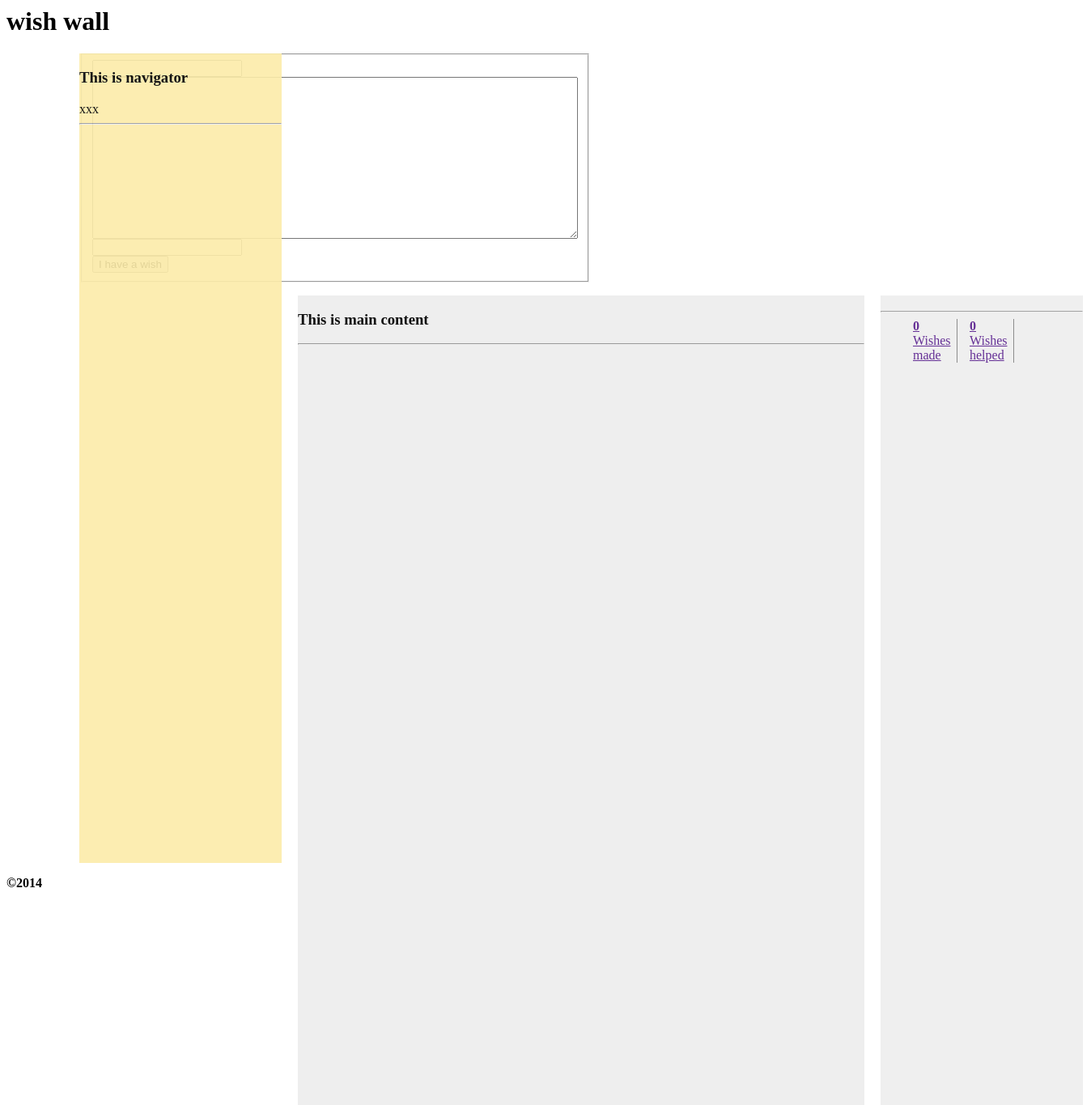
The page /WishWall/index.php/wishwall/wall on the database as committed earlier.
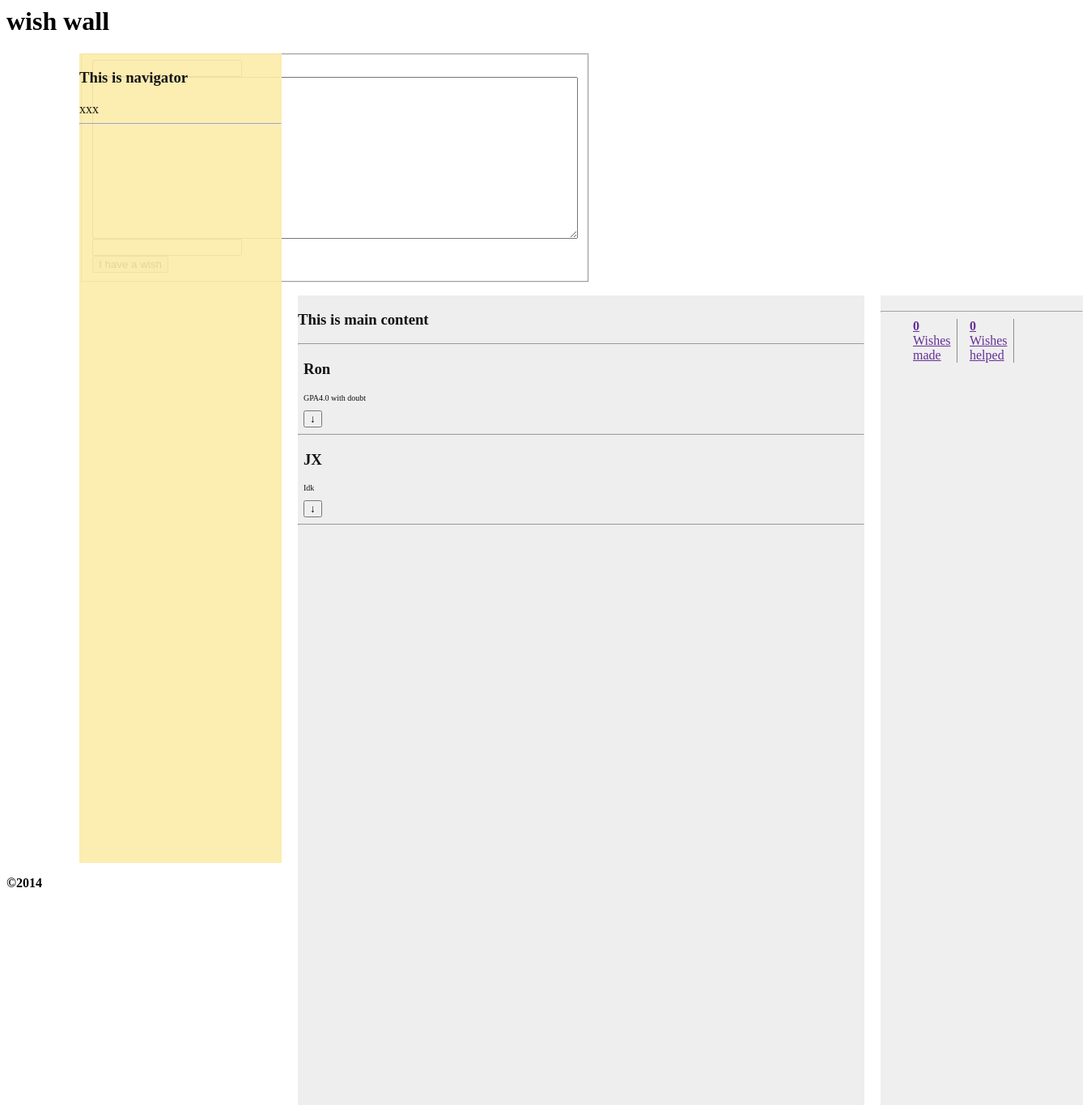
The same page on the database as committed later.
### tables this page shows
CREATE TABLE `Wishes` (
  `WishID` int(11) NOT NULL AUTO_INCREMENT,
  `Date` date NOT NULL,
  `Title` varchar(20) NOT NULL,
  `Description` text NOT NULL,
  `ExpireDate` date NOT NULL,
  `WishMaker` int(11) DEFAULT NULL,
  `WishHelper` int(11) DEFAULT NULL,
  `Status` int(11) NOT NULL,
  PRIMARY KEY (`WishID`),
  KEY `WishMaker` (`WishMaker`),
  KEY `WishHelper` (`WishHelper`)
);

### WishWall/application/controllers/wishWall.php (called while the page is built, shortened)
<?php if ( ! defined('BASEPATH')) exit('No direct script access allowed');
class WishWall extends CI_Controller {
	public function __construct()
	{
		$this->load->model('UserManager');
		$this->load->model('WishManager');
	}
	public function wall()
	{
		$wishManager = WishManager::getInstance();
		$this->load->library('pagination');
		$this->load->helper('url');
	    $config['per_page'] = 3;
	    $wishes = $wishManager->getAllWishes($config['per_page'], $this->uri->segment(3));
	    $mainContent['wishes'] = $wishes;
		$header['title'] = 'wish wall';
		$this->load->view('templates/header.php',$header);
		$this->load->view('templates/navigator.php');
		$this->load->view('templates/newWish.php');
		$this->load->view('templates/mainContent.php', $mainContent);
		$this->load->view('templates/profile');
		$this->load->view('templates/footer.php');
	}
}

### WishWall/index.php (called while the page is built, shortened)
<?php
require_once BASEPATH.'core/CodeIgniter.php';

### WishWall/application/models/WishManager.php (called while the page is built, shortened)
<?php
include "./application/classes/Wish.php";
    class WishManager extends CI_Model
    {
        public function getAllWishes($num, $offset)
        {
            $query = $this->db->get_where('Wishes', array('Status' => '0'), $num, $offset);
            $wishes = array();
            foreach($query->result() as $row)
            {
                $wishes[] = new Wish($row->WishID, $row->WishMaker, $row->WishHelper,
                    $row->Date, $row->Title, $row->Description, $row->ExpireDate, $row->Status);
            }
            for($i = 0; $i < count($wishes); $i++)
            {
                $max = $i;
                for($j = $i; $j < count($wishes); $j++)
                {
                    if($wishes[$j]->getPriority() >= $wishes[$max]->getPriority())
                    {
                        $max = $j;
                    }
                }
                $temp = $wishes[$i];
                $wishes[$i] = $wishes[$max];
                $wishes[$max] = $temp;
            }
            return $wishes;
        }
    }
?>

### WishWall/application/classes/Wish.php (called while the page is built, shortened)
<?php
    class Wish
    {
        function __construct($wishId, $wishMaker, $wishHelper, $date, $title, $description, $expDate, $status)
        {
            $this->description = $description;
        }
        public function __get($property)
        {
            if(property_exists($this, $property))
            {
                return $this->$property;
            }
        }
    }
?>

### WishWall/application/views/templates/wishBox.php (the view, shortened to what this page needs)
<div class="wishbox" >
    <h3><?php echo $wish->wishMaker ?></h3>
    <p>
        <?php echo $wish->description ?>
    </p>
    <button name="showWishDetails">↓</button>
</div>
<hr>

### WishWall/application/views/templates/header.php (shortened to what this page needs)
<html lang="en">
<head>
        <link rel="stylesheet" type="text/css" href="
        <?php echo base_url();?>application/css/universal.css" >
</head>
<body style="background: url(<?php echo base_url();?>/application/css/images/bg.jpg); ">
<h1><?php echo $title ?></h1>

### WishWall/application/views/templates/navigator.php (shortened to what this page needs)
<div id="contentFather">
    <div id="nav">
        <h3>This is navigator</h3>
        <label>xxx</label>
        <hr>
    </div>

### WishWall/application/views/templates/newWish.php (shortened to what this page needs)
<div id="newWish">
    <form method="post" action="<?php echo site_url() . '/WishWall/createNewWish' ?> ">
        <fieldset style="width: 500px;">
            <input name="newWishTitle"></input><br/>
            <textarea name="newWishDescription" style="width: 600px; height: 200px;"></textarea><br/>
            <input name="newWishExpDate"></input><br/>
        </fieldset>
    </form>
</div>

### WishWall/application/views/templates/mainContent.php
<div id="mainContent">
    <h3>This is main content</h3>
    <hr>
    <?php
        for($i = 0; $i < count($wishes); $i++)
        {
            $data['wish'] = $wishes[$i];
            $this->load->view('templates/wishBox.php', $data);
        }
     ?>
</div>

### WishWall/application/views/templates/profile.php (shortened to what this page needs)
    <div id="profile" >
        <hr>
        <ul>
            <li>
                <a href="<?php echo $links[0][0] ?>" >
                    <strong>
                        <?php
                            echo isset($wishesMake)?$wishesMake:0;
                        ?>
                    </strong>
                    <span>Wishes made</span>
                </a>
            </li>
            <li>
                <a href="<?php echo $links[1][0] ?>">
                    <strong>
                        <?php
                            echo isset($wishesHelp)?$wishesHelp:0;
                        ?>
                        </strong>
                    <span>Wishes helped</span>
                </a>
            </li>
        </ul>
    </div>
</div>

### WishWall/application/views/templates/footer.php
<p><strong>&copy;2014</strong></p>
</body>
</html>

### WishWall/application/css/universal.css (style rules this page uses)
* { -webkit-box-sizing: border-box; -moz-box-sizing: border-box; box-sizing: border-box; }
#nav { width:250px; height: 100%; background: #fceca9; opacity: 0.9; position:absolute; }
#mainContent { width:700px; height: 100%; background: #eeeeee; color: #111111; position:absolute; left:270px; }
#profile { width:250px; height: 100%; opacity: 0.9; background-color: #eeeeee; position:absolute; left: 990px; display:block; }
#contentFather { margin: 0 auto; position: relative; height: 1000px; left: 90px; }
.wishbox { margin-left: 1%; margin-right: 1%; }
.wishbox p { font-size: 10px; }
#profile ul { margin: 0 auto; }
#profile li { width:55px; float:left; list-style:none; border-color: grey; border-right-width: 1px; border-right-style: solid; padding: 0 15px 0 0; margin:0 15px 0 0; }

Rows that differ between the two databases and show on the page:
added wishes: Description "GPA4.0 with doubt"
added wishes: Description "Idk"
Other text that changed with them:
$wish->wishMaker: (not shown) → "Ron JX"
